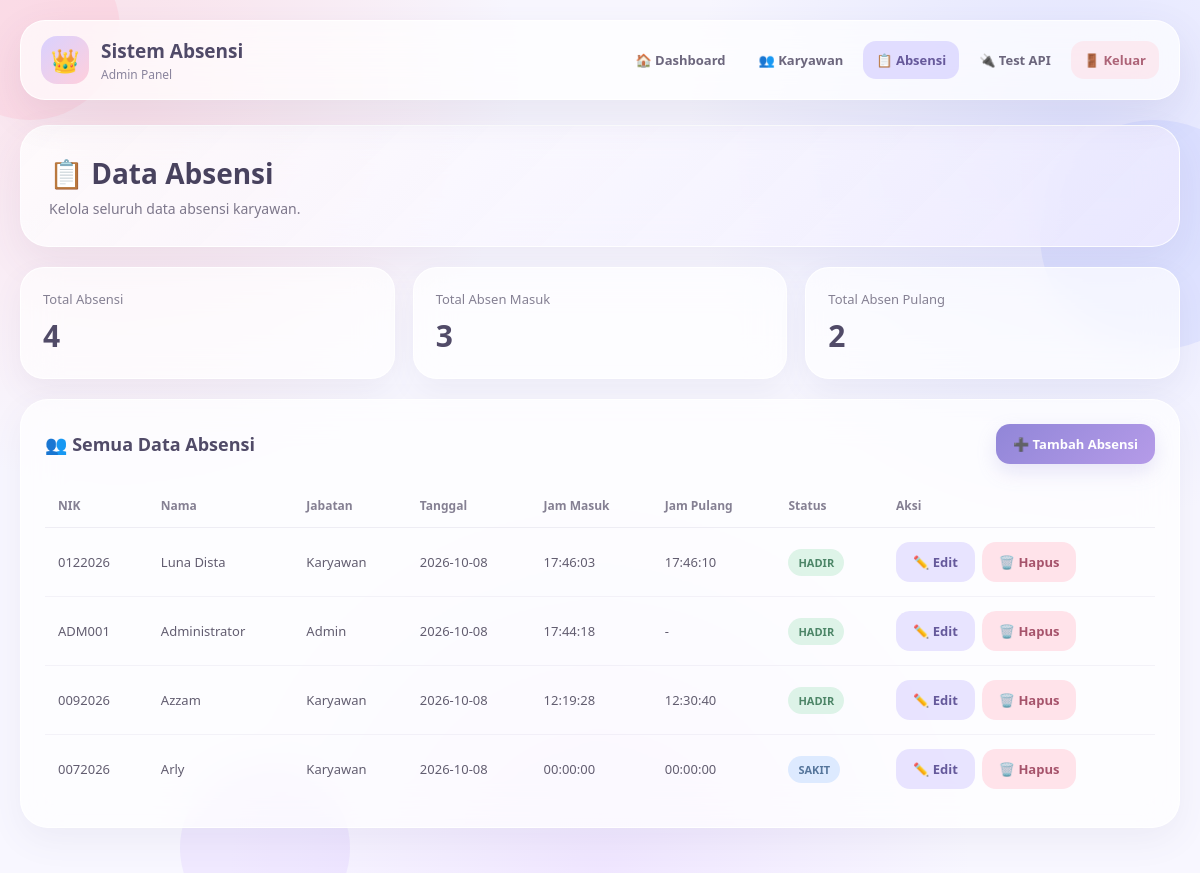
/absensi/index.php (signed in), run on the app's committed database.
### tables this page shows
CREATE TABLE `absensi` (
  `id` int(11) NOT NULL,
  `id_karyawan` int(11) NOT NULL,
  `tanggal` date NOT NULL,
  `jam_masuk` time DEFAULT NULL,
  `jam_pulang` time DEFAULT NULL,
  `status` varchar(30) DEFAULT 'HADIR'
);

CREATE TABLE `karyawan` (
  `id` int(11) NOT NULL,
  `nik` varchar(50) NOT NULL,
  `nama` varchar(100) NOT NULL,
  `jabatan` varchar(100) NOT NULL,
  `no_hp` varchar(20) NOT NULL,
  `email` varchar(100) NOT NULL,
  `password` varchar(255) NOT NULL,
  `role` enum('admin','karyawan') NOT NULL DEFAULT 'karyawan',
  `created_at` timestamp NOT NULL DEFAULT current_timestamp()
);

### absensi/index.php (the view, shortened to what this page needs)
<?php
require_once "../config/database.php";
$role = $_SESSION["role"] ?? "";
$dataAbsensi = null;
$totalAbsensi = 0;
$totalMasuk = 0;
$totalPulang = 0;
if ($role === "admin") {
    $query = $conn->query("
        SELECT COUNT(*) AS total
        FROM absensi
    ");
    if ($query) {
        $totalAbsensi = $query->fetch_assoc()["total"];
    }
    $query = $conn->query("
        SELECT COUNT(*) AS total
        FROM absensi
        WHERE jam_masuk IS NOT NULL
        AND jam_masuk != ''
    ");
    if ($query) {
        $totalMasuk = $query->fetch_assoc()["total"];
    }
    $query = $conn->query("
        SELECT COUNT(*) AS total
        FROM absensi
        WHERE jam_pulang IS NOT NULL
        AND jam_pulang != ''
    ");
    if ($query) {
        $totalPulang = $query->fetch_assoc()["total"];
    }
    $dataAbsensi = $conn->query("
        SELECT
            absensi.id,
            absensi.id_karyawan,
            absensi.tanggal,
            absensi.jam_masuk,
            absensi.jam_pulang,
            absensi.status,
            karyawan.nik,
            karyawan.nama,
            karyawan.jabatan
        FROM absensi
        INNER JOIN karyawan
            ON absensi.id_karyawan = karyawan.id
        ORDER BY
            absensi.tanggal DESC,
            absensi.jam_masuk DESC
    ");
}
?>
<!DOCTYPE html>
<html lang="id">
<head>
</head>
<body>
<div class="bubble one"></div>
<div class="bubble two"></div>
<div class="bubble three"></div>
<nav class="navbar">
    <div class="brand">
        <div class="brand-icon">
            <?= $role === "admin" ? "👑" : "👤" ?>
        </div>
        <div class="brand-text">
            <h2>
                Sistem Absensi
            </h2>
            <span>
                <?= $role === "admin"
                    ? "Admin Panel"
                    : "Karyawan Panel"
                ?>
            </span>
        </div>
    </div>
    <div class="nav-links">
        <?php if ($role === "admin"): ?>
            <a href="../admin/dashboard.php">
                🏠 Dashboard
            </a>
            <a href="../karyawan/index.php">
                👥 Karyawan
            </a>
            <a href="index.php" class="active">
                📋 Absensi
            </a>
            <a href="../test_api.php">
                🔌 Test API
            </a>
        <?php endif; ?>
        <a
            href="../auth/logout.php"
            class="logout"
        >
            🚪 Keluar
        </a>
    </div>
</nav>
<main class="container">
    <section class="page-header">
        <h1>
            📋 Data Absensi
        </h1>
        <p>
            <?php if ($role === "admin"): ?>
                Kelola seluruh data absensi karyawan.
            <?php else: ?>
                Lihat riwayat absensi kamu.
            <?php endif; ?>
        </p>
    </section>
    <?php if ($role === "admin"): ?>
        <section class="stats">
            <div class="stat">
                <div class="stat-title">
                    Total Absensi
                </div>
                <div class="stat-number">
                    <?= $totalAbsensi ?>
                </div>
            </div>
            <div class="stat">
                <div class="stat-title">
                    Total Absen Masuk
                </div>
                <div class="stat-number">
                    <?= $totalMasuk ?>
                </div>
            </div>
            <div class="stat">
                <div class="stat-title">
                    Total Absen Pulang
                </div>
                <div class="stat-number">
                    <?= $totalPulang ?>
                </div>
            </div>
        </section>
        <section class="card">
            <div class="card-header">
                <h2>
                    👥 Semua Data Absensi
                </h2>
                <a
                    href="tambah.php"
                    class="btn btn-tambah"
                >
                    ➕ Tambah Absensi
                </a>
            </div>
            <div class="table-wrapper">
                <?php if ($dataAbsensi && $dataAbsensi->num_rows > 0): ?>
                    <table>
                        <thead>
                            <tr>
                                <th>NIK</th>
                                <th>Nama</th>
                                <th>Jabatan</th>
                                <th>Tanggal</th>
                                <th>Jam Masuk</th>
                                <th>Jam Pulang</th>
                                <th>Status</th>
                                <th>Aksi</th>
                            </tr>
                        </thead>
                        <tbody>
                        <?php while ($row = $dataAbsensi->fetch_assoc()): ?>
                            <tr>
                                <td>
                                    <?= htmlspecialchars($row["nik"]) ?>
                                </td>
                                <td>
                                    <?= htmlspecialchars($row["nama"]) ?>
                                </td>
                                <td>
                                    <?= htmlspecialchars($row["jabatan"]) ?>
                                </td>
                                <td>
                                    <?= htmlspecialchars($row["tanggal"]) ?>
                                </td>
                                <td>
                                    <?= !empty($row["jam_masuk"])
                                        ? htmlspecialchars($row["jam_masuk"])
                                        : "-"
                                    ?>
                                </td>
                                <td>
                                    <?= !empty($row["jam_pulang"])
                                        ? htmlspecialchars($row["jam_pulang"])
                                        : "-"
                                    ?>
                                </td>
                                <td>
                                    <?php
                                    $status = strtolower(
                                        trim(
                                            $row["status"] ?? ""
                                        )
                                    );
                                    if ($status === "hadir"):
                                    ?>
                                        <span class="status status-hadir">
                                            HADIR
                                        </span>
                                    <?php elseif ($status === "izin"): ?>
                                        <span class="status status-izin">
                                            IZIN
                                        </span>
                                    <?php elseif ($status === "sakit"): ?>
                                        <span class="status status-sakit">
                                            SAKIT
                                        </span>
                                    <?php elseif (
                                        $status === "alpha" ||
                                        $status === "alpa"
                                    ): ?>
                                        <span class="status status-alpha">
                                            ALPHA
                                        </span>
                                    <?php endif; ?>
                                </td>
                                <td>
                                    <div class="actions">
                                        <a
                                            href="edit.php?id=<?= $row["id"] ?>"
                                            class="btn btn-edit"
                                        >
                                            ✏️ Edit
                                        </a>
                                        <a
                                            href="hapus.php?id=<?= $row["id"] ?>"
                                            class="btn btn-hapus"
                                            onclick="return confirm('Yakin ingin menghapus data absensi ini?')"
                                        >
                                            🗑️ Hapus
                                        </a>
                                    </div>
                                </td>
                            </tr>
                        <?php endwhile; ?>
                        </tbody>
                    </table>
                <?php else: ?>
                    <div class="empty">
                        📋 Belum ada data absensi.
                    </div>
                <?php endif; ?>
            </div>
        </section>
    <?php endif; ?>
</main>
</body>
</html>

### absensi/index.php (style rules this page uses)
* { margin: 0; padding: 0; box-sizing: border-box; }
body { min-height: 100vh; font-family: "Segoe UI", Arial, sans-serif; color: #4f4a63; background: radial-gradient( circle at 10% 10%, rgba(255,182,193,.35), transparent 30% ), radial-gradient( circle at 90% 15%, rgba(180,190,255,.35), transparent 30% ), radial-gradient( circle at 50% 100%, rgba(220,190,255,.30), transparent 35% ), #f8f7ff; padding: 20px; }
.bubble { position: fixed; border-radius: 50%; pointer-events: none; z-index: 0; }
.bubble.one { width: 180px; height: 180px; top: -60px; left: -60px; background: rgba(255,180,200,.25); }
.bubble.two { width: 230px; height: 230px; right: -70px; top: 120px; background: rgba(180,190,255,.25); }
.bubble.three { width: 170px; height: 170px; bottom: -60px; left: 15%; background: rgba(215,190,255,.25); }
.navbar { position: relative; z-index: 10; max-width: 1400px; margin: auto; padding: 15px 20px; display: flex; align-items: center; justify-content: space-between; gap: 20px; background: rgba(255,255,255,.70); border: 1px solid rgba(255,255,255,.85); border-radius: 25px; backdrop-filter: blur(20px); box-shadow: 0 15px 40px rgba(90,80,130,.10); }
.brand { display: flex; align-items: center; gap: 12px; }
.brand-icon { width: 48px; height: 48px; display: flex; align-items: center; justify-content: center; border-radius: 16px; background: linear-gradient( 135deg, #d9d1ff, #ffcfdc ); font-size: 23px; }
.brand-text h2 { font-size: 19px; color: #504a68; }
.brand-text span { display: block; margin-top: 2px; font-size: 12px; color: #8a849d; }
.nav-links { display: flex; align-items: center; gap: 7px; flex-wrap: wrap; justify-content: center; }
.nav-links a { text-decoration: none; color: #6c667d; padding: 10px 13px; border-radius: 13px; font-size: 13px; font-weight: 600; transition: .25s; }
.nav-links a.active { background: rgba(205,197,255,.55); color: #66599b; }
.nav-links a.logout { color: #ad6478; background: rgba(255,215,225,.45); }
.container { position: relative; z-index: 2; max-width: 1400px; margin: 25px auto; }
.page-header { padding: 28px; margin-bottom: 20px; border-radius: 28px; background: linear-gradient( 135deg, rgba(255,255,255,.78), rgba(239,235,255,.72) ); border: 1px solid rgba(255,255,255,.85); backdrop-filter: blur(20px); box-shadow: 0 15px 40px rgba(90,80,130,.08); }
.page-header h1 { color: #48425e; font-size: 28px; margin-bottom: 7px; }
.page-header p { color: #7d778b; font-size: 14px; }
.stats { display: grid; grid-template-columns: repeat(3, 1fr); gap: 18px; margin-bottom: 20px; }
.stat { padding: 22px; border-radius: 24px; background: rgba(255,255,255,.68); border: 1px solid rgba(255,255,255,.85); backdrop-filter: blur(18px); box-shadow: 0 12px 30px rgba(90,80,130,.07); }
.stat-title { color: #858093; font-size: 13px; margin-bottom: 7px; }
.stat-number { color: #514b68; font-size: 30px; font-weight: 800; }
.card { background: rgba(255,255,255,.70); border: 1px solid rgba(255,255,255,.85); border-radius: 28px; padding: 24px; backdrop-filter: blur(18px); box-shadow: 0 12px 35px rgba(90,80,130,.07); }
.card-header { display: flex; justify-content: space-between; align-items: center; gap: 15px; margin-bottom: 20px; }
.card-header h2 { color: #514b68; font-size: 18px; }
.btn { display: inline-flex; align-items: center; justify-content: center; gap: 6px; padding: 11px 17px; border-radius: 14px; border: none; text-decoration: none; cursor: pointer; font-size: 13px; font-weight: 700; transition: .25s; }
.btn-tambah { color: white; background: linear-gradient( 135deg, #9186d8, #b59be8 ); box-shadow: 0 8px 20px rgba(145,134,216,.20); }
.btn-edit { color: #65599b; background: rgba(220,214,255,.65); }
.btn-hapus { color: #a6536b; background: rgba(255,215,225,.70); }
.table-wrapper { width: 100%; overflow-x: auto; }
table { width: 100%; border-collapse: collapse; min-width: 850px; }
th { text-align: left; padding: 13px; color: #858093; font-size: 12px; border-bottom: 1px solid rgba(130,120,160,.12); }
td { padding: 14px 13px; color: #625d70; font-size: 13px; border-bottom: 1px solid rgba(130,120,160,.08); }
tr:last-child td { border-bottom: none; }
.status { display: inline-block; padding: 6px 10px; border-radius: 20px; font-size: 11px; font-weight: 700; }
.status-hadir { background: rgba(204,238,220,.65); color: #4c8567; }
.status-sakit { background: rgba(205,225,255,.65); color: #55759b; }
.actions { display: flex; gap: 7px; flex-wrap: wrap; }

### data on the page
absensi: id_karyawan.nik "0122026", id_karyawan.nama "Luna Dista", id_karyawan.jabatan "Karyawan", tanggal "2026-10-08", jam_masuk "17:46:03", jam_pulang "17:46:10", status "HADIR"
absensi: id_karyawan.nik "ADM001", id_karyawan.nama "Administrator", id_karyawan.jabatan "Admin", tanggal "2026-10-08", jam_masuk "17:44:18", status "HADIR"
absensi: id_karyawan.nik "0092026", id_karyawan.nama "Azzam", id_karyawan.jabatan "Karyawan", tanggal "2026-10-08", jam_masuk "12:19:28", jam_pulang "12:30:40", status "HADIR"
absensi: id_karyawan.nik "0072026", id_karyawan.nama "Arly", id_karyawan.jabatan "Karyawan", tanggal "2026-10-08", jam_masuk "00:00:00", jam_pulang "00:00:00", status "SAKIT"

### other printed values
$totalAbsensi "4"
$totalMasuk "3"
$totalPulang "2"
